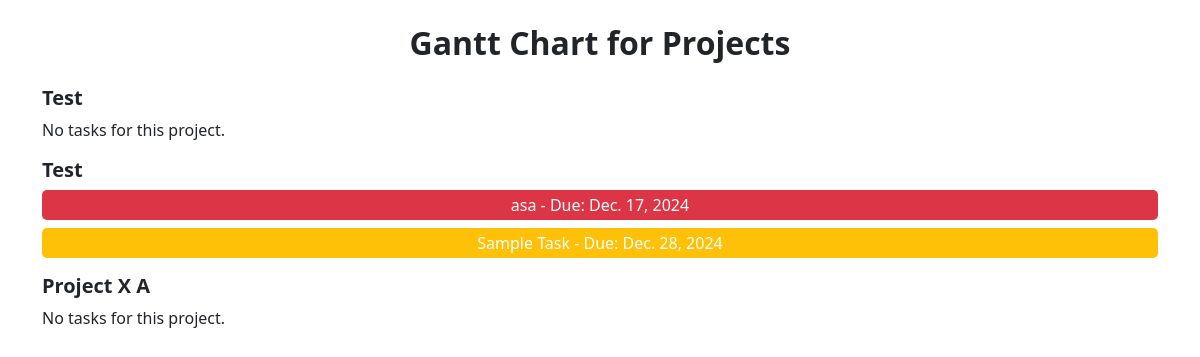
The page /gantt-chart/ on the database as committed earlier.
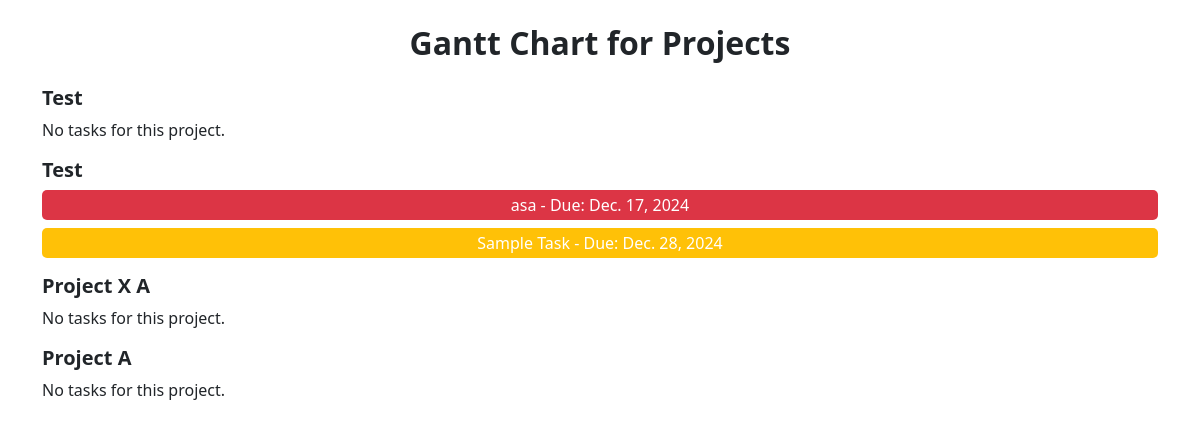
The same page on the database as committed later.
### app/models.py (models this page shows, shortened)
class Project(models.Model):
    name = models.CharField(max_length=255)
    description = models.TextField()
    start_date = models.DateField()
    deadline = models.DateField()
    status = models.CharField(
        max_length=20,
        choices=[
            ('In Progress', 'In Progress'),
            ('Completed', 'Completed'),
            ('On Hold', 'On Hold'),
        ],
        default='In Progress'
    )
    created_by = models.ForeignKey(User, on_delete=models.CASCADE, related_name="created_projects")
    team_members = models.ManyToManyField(TeamMember, related_name="projects")
    date_created = models.DateTimeField(auto_now_add=True)

class Task(models.Model):
    STATUS_CHOICES = [
        ('not-started', 'Not Started'),
        ('in-progress', 'In Progress'),
        ('done', 'Done'),
        ('urgent', 'Urgent'),
    ]
    PRIORITY_CHOICES = [
        ('low', 'Low'),
        ('medium', 'Medium'),
        ('high', 'High'),
    ]
    title = models.CharField(max_length=255)  # Task title
    description = models.TextField()  # Task description
    due_date = models.DateField()  # Task deadline
    status = models.CharField(max_length=20, choices=STATUS_CHOICES, default='not-started')  # Task status
    priority = models.CharField(max_length=10, choices=PRIORITY_CHOICES, default='medium')  # Task priority
    project = models.ForeignKey(Project, on_delete=models.CASCADE, related_name="tasks")  # Associated project
    assignee = models.ForeignKey(User, on_delete=models.SET_NULL, null=True, blank=True, related_name="tasks")  # Assigned user
    created_by = models.ForeignKey(User, on_delete=models.SET_NULL, null=True, blank=True, related_name="created_tasks")  # Creator user ID
    date_created = models.DateTimeField(auto_now_add=True)  # Date the task was created
    date_updated = models.DateTimeField(auto_now=True)  # Date the task was last updated

### app/views.py (the view)
# urls.py: path('gantt-chart/', views.gantt_chart_view, name='gantt_chart_view'),
def gantt_chart_view(request):
    projects = Project.objects.prefetch_related('tasks').all()
    return render(request, 'app/gantt_chart.html', {'projects': projects})

### app/context_processors.py (called while the page is built)
def add_current_time(request):
    gmt8 = pytz.timezone('Asia/Manila')  # Set the timezone to GMT+8
    current_time = timezone.now().astimezone(gmt8)  # Convert current time to GMT+8
    return {'current_time': current_time}

### app/templates/app/gantt_chart.html (shortened to what this page needs)
<!DOCTYPE html>
<html lang="en">
<head>
    <link href="https://cdn.jsdelivr.net/npm/bootstrap@5.3.3/dist/css/bootstrap.min.css" rel="stylesheet">
</head>
<body>
    <div class="container mt-4">
        <h2 class="fw-bold mb-4 text-center">Gantt Chart for Projects</h2>
        {% for project in projects %}
            <div class="mb-3">
                <h5 class="fw-bold">{{ project.name }}</h5>
                {% for task in project.tasks.all %}
                    {% if task.priority == 'high' %}
                        <div class="gantt-bar mb-2" style="background-color: #dc3545;">
                            {{ task.title }} - Due: {{ task.due_date }}
                        </div>
                    {% elif task.priority == 'medium' %}
                        <div class="gantt-bar mb-2" style="background-color: #ffc107;">
                            {{ task.title }} - Due: {{ task.due_date }}
                        </div>
                    {% else %}
                        <div class="gantt-bar mb-2" style="background-color: #28a745;">
                            {{ task.title }} - Due: {{ task.due_date }}
                        </div>
                    {% endif %}
                {% empty %}
                    <p>No tasks for this project.</p>
                {% endfor %}
            </div>
        {% empty %}
            <p>No projects available.</p>
        {% endfor %}
    </div>
</body>
</html>

Rows that differ between the two databases and show on the page:
added Project: name "Project A"
